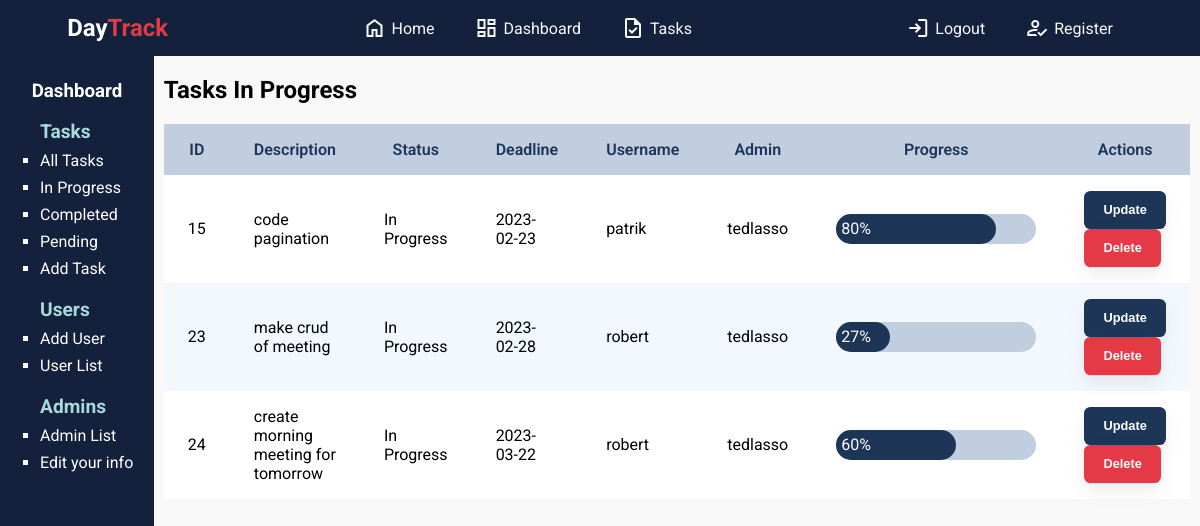
Screenshot of /dashboard/dashboardinprogress.php (signed in) with the database file from the repository.
### tables this page shows
CREATE TABLE `detyra` (
  `ID` int(11) NOT NULL,
  `desc` varchar(100) NOT NULL,
  `status` varchar(100) NOT NULL,
  `deadline` date NOT NULL,
  `admin` int(11) NOT NULL,
  `progress` int(11) NOT NULL,
  `username` varchar(100) DEFAULT NULL
);

CREATE TABLE `admindb` (
  `ID` int(11) NOT NULL,
  `name` varchar(100) NOT NULL,
  `surname` varchar(100) NOT NULL,
  `email` varchar(100) NOT NULL,
  `username` varchar(100) NOT NULL,
  `password` varchar(100) NOT NULL,
  `confpassword` varchar(100) NOT NULL
);

### dbCon.php (called while the page is built, shortened)
<?php
    class dbCon{
        public $conn = null;
        private $host = 'localhost';
        private $database = 'daytrackdb';
        private $username = 'root';
        private $password = '';
        public function connDB(){
            try{
                $this->conn = new   PDO("mysql:host=$this->host;dbname=$this->database",
                                    $this->username,$this->password,
                                    [PDO::ATTR_DEFAULT_FETCH_MODE => PDO::FETCH_ASSOC]);
            } catch(PDOException  $pdoe){
                die("Nuk mund te lidhej ne bazen e te dhenave {$this->database}: ". $pdoe->getMessage());
            }
            return $this->conn;
        }
 }
?>

### logic/detyra.php (called while the page is built, shortened)
<?php
include_once(__DIR__."./../dbCon.php");
class Detyra extends dbCon{
    private $dbConnection;
    public function __construct($ID='',$desc='',$status='',$deadline='',$username='',$admin='',$progress=''){
        $this->dbConnection = $this->connDB();
    }
    public function showInProgressDetyra(){
        try{
            $sql = "SELECT d.ID, d.desc, d.status ,d.deadline ,d.username ,d.progress, a.username as adminuser FROM detyra d inner join admindb a on d.admin = a.ID where d.status like 'in progress'";
            $stm = $this->dbConnection->prepare($sql);
            $stm->execute();
            $detyrat= $stm->fetchAll();
            return $detyrat;
        } catch(Exception $e){
            return $e -> getMessage();
        }
    }
}
?>

### dashboard/dashboardinprogress.php (the view, shortened to what this page needs)
<?php
    include_once("../dbCon.php");
    include_once("../logic/detyra.php");
  $text = "Login";
  $redirect = "../login.php";
  if(isset($_SESSION['username'])){
    $text = "Logout";
    $redirect = "../logout.php";
  }
?>
<!DOCTYPE html>
<html lang="en">
<head>
    <link rel="stylesheet" href="../style/dashboard.css">
    <link rel="stylesheet" href="../style/sty1.css">
    <link rel="stylesheet" href="../style/tables.css">
</head>
<body>
<header>
       <h2 style="margin:auto 0"> <a href="index.html" style="text-decoration:none;color:white" > Day<span style="color:var(--zorange)">Track</span> </a></h2>
       <ul >
           <li><a href="index.html" class="header-links"><span style="padding-right:5px" class="material-symbols-outlined">
               </span> Home</a> </li>
           <li><a href="./dashboard.php" class="header-links"><span class="material-symbols-outlined" style="padding-right:5px">
               </span>Dashboard</a> </li>
           <li><a href="" class="header-links"><span class="material-symbols-outlined" style="padding-right:5px">
               </span>Tasks</a> </li>
       </ul>
       <ul>
           <li><a href="<?= $redirect ?>" class="header-links"><span class="material-symbols-outlined" style="padding-right:5px">
               </span><?= $text ?></a></li>
           <li><a href="register.html" class="header-links"><span class="material-symbols-outlined" style="padding-right:5px">
               </span>Register</a></li>
       </ul>
   </header>
   <main style="display:flex;">
    <aside class="aside">
        <h3 style="text-align:center;color:white" class="title">Dashboard</h3>
        <ul>
            <h4 style="color:white;font-size:1.2rem;margin:0;color:var(--blue1)">Tasks</h4>
        <li><a href="./dashboardalltasks.php">All Tasks </a></li>
        <li><a href="./dashboardinprogress.php">In Progress </a></li>
        <li><a href="./dashboardcompleted.php">Completed </a></li>
        <li><a href="./dashboardpending.php">Pending </a></li>
        <li><a href="./addtask.php">Add Task </a></li>
        <h4 style="color:white;font-size:1.2rem;margin:0;color:var(--blue1);margin-top:20px;">Users</h4>
        <li><a href="../register.php">Add User </a></li>
        <li><a href="./userlist.php">User List </a></li>
        <h4 style="color:white;font-size:1.2rem;margin:0;color:var(--blue1);margin-top:20px;">Admins</h4>
        <li><a href="./adminlist.php">Admin List </a></li>
        <li><a href="<?= "../func/updAdmin.php?ID=".$_SESSION["adminid"] ?>">Edit your info </a></li>
        </ul>
    </aside>
    <?php $dtr = new Detyra();
        ?>
    <div class="main-content">
        <table class="detyratable">
           <h2 style="padding:0px 10px;">Tasks In Progress</h2>
           <tr>
               <th>ID</th>
               <th>Description</th>
               <th>Status</th>
               <th>Deadline</th>
               <th>Username</th>
               <th>Admin</th>
               <th>Progress</th>
               <th colspan="2">Actions</th>
           </tr>
           <?php
           $detyrat = $dtr->showInProgressDetyra();
           foreach($detyrat as $detyra){
           ?>
               <tr>
                   <td><?= $detyra["ID"]?></td>
                   <td><?= $detyra["desc"]?></td>
                   <td><?= $detyra["status"]?></td>
                   <td><?= $detyra["deadline"]?></td>
                   <td><?= $detyra["username"]?></td>
                   <td><?= $detyra["adminuser"]?></td>
                   <td>
                    <div class="progcontainer">
                        <div class="progressbar" style="width:<?= $detyra["progress"] ?>%"><span style="padding-left:5px;color:white"> <?= $detyra["progress"] ?>%</span></div>
                    </div>
                </td>
                   <td>
                    <button class="updatebtn" >Update</button>
                    <a href="<?= "../func/delDetyra.php?ID=$detyra[ID]"?>"><button class="deletebtn" >Delete</button></a>
                   </td>
               </tr>
           <?php
           }
           ?>
           </table>
    </div>
    </main>
</body>
</html>

### style/dashboard.css (style rules this page uses)
aside { width:15rem; min-height:100vh; background-color:#14213d; padding-top:5px; }
aside ul { list-style-type:square; }
aside ul li { color:white; margin: 0.5rem 0px; }
aside ul li a { text-decoration: none; color:white; transition:0.2s ease; }

### style/sty1.css (style rules this page uses)
:root { --zblue:#1d3557; --zorange:#e63946; --zgray:#f8f8f8; --blue1: #A8DADC; --blue2: #457B9D; }
body { margin:0 auto; font-family:'Roboto'; background-color:var(--zgray); }
header { background-color:#14213d; color:var(--zgray); display:flex; flex-wrap:wrap; min-width:100%; flex-direction:row; justify-content: space-around; }
header ul { display:flex; list-style: none; }
header ul li { margin-inline:20px; transition:0.2s ease-in; vertical-align: center; }
header ul li a { display:flex; justify-content: center; align-items: center; }
.header-links { text-decoration:none; color:var(--zgray); vertical-align: center; transition: 0.2s ease; }

### style/tables.css (style rules this page uses)
.detyratable { border-collapse: collapse; border-radius: 50%; margin:10px; }
.detyratable th { color: var(--zblue); background-color:#c0cedf; font-weight: normal; font-weight:600; }
.detyratable td { color:black; }
.detyratable tr { background-color:white; }
.detyratable th,td { padding:1rem 1.5rem; }
.detyratable tr:nth-child(odd) { background-color:#f3f8fe; }
.updatebtn { font-size: 0.8rem; align-items: center; height: 38px; border-radius: 0.4rem; cursor:pointer; font-weight: 600; padding: 0 1.2rem; color: white; border: none; box-shadow: 0 .5rem 1rem rgba(143, 142, 142, 0.15)!important; background: var(--zblue); }
.deletebtn { font-size: 0.8rem; align-items: center; height: 38px; border-radius: 0.4rem; font-weight: 600; cursor:pointer; padding: 0 1.2rem; color: white; border: none; box-shadow: 0 .5rem 1rem rgba(143, 142, 142, 0.15)!important; background: var(--zorange); }
.progcontainer { background:#c0cedf; border-radius:15px; width:200px; }
.progressbar { height:20px; border-radius:15px; background-color: var(--zblue); padding:5px 0px; }

### rows the page displays
detyra: ID "15", desc "code pagination", status "In Progress", deadline "2023-02-23", username "patrik", admindb.username "tedlasso", progress "80"
detyra: ID "23", desc "make crud of meeting", status "In Progress", deadline "2023-02-28", username "robert", admindb.username "tedlasso", progress "27"
detyra: ID "24", desc "create morning meeting for tomorrow", status "In Progress", deadline "2023-03-22", username "robert", admindb.username "tedlasso", progress "60"

### other values shown
$text "Logout"
